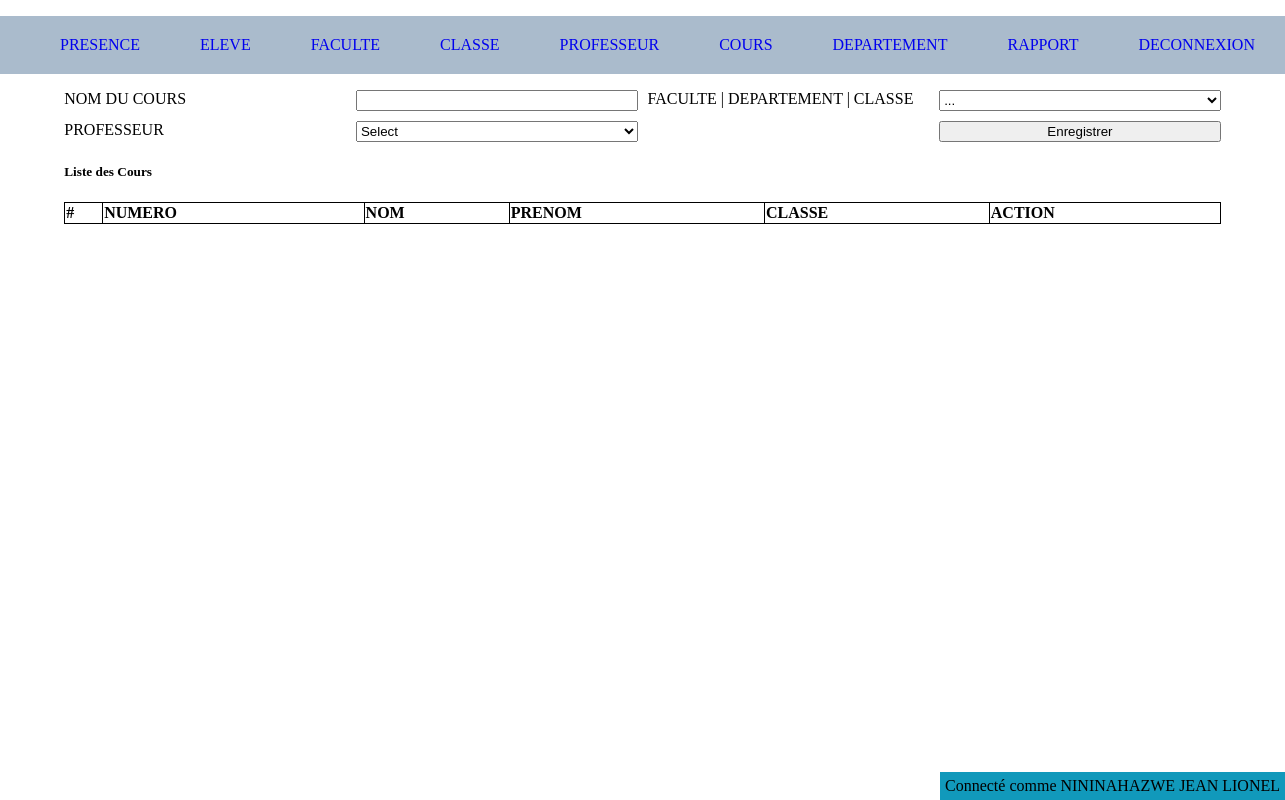
/cours.php (signed in), run on an earlier commit of the app's database.
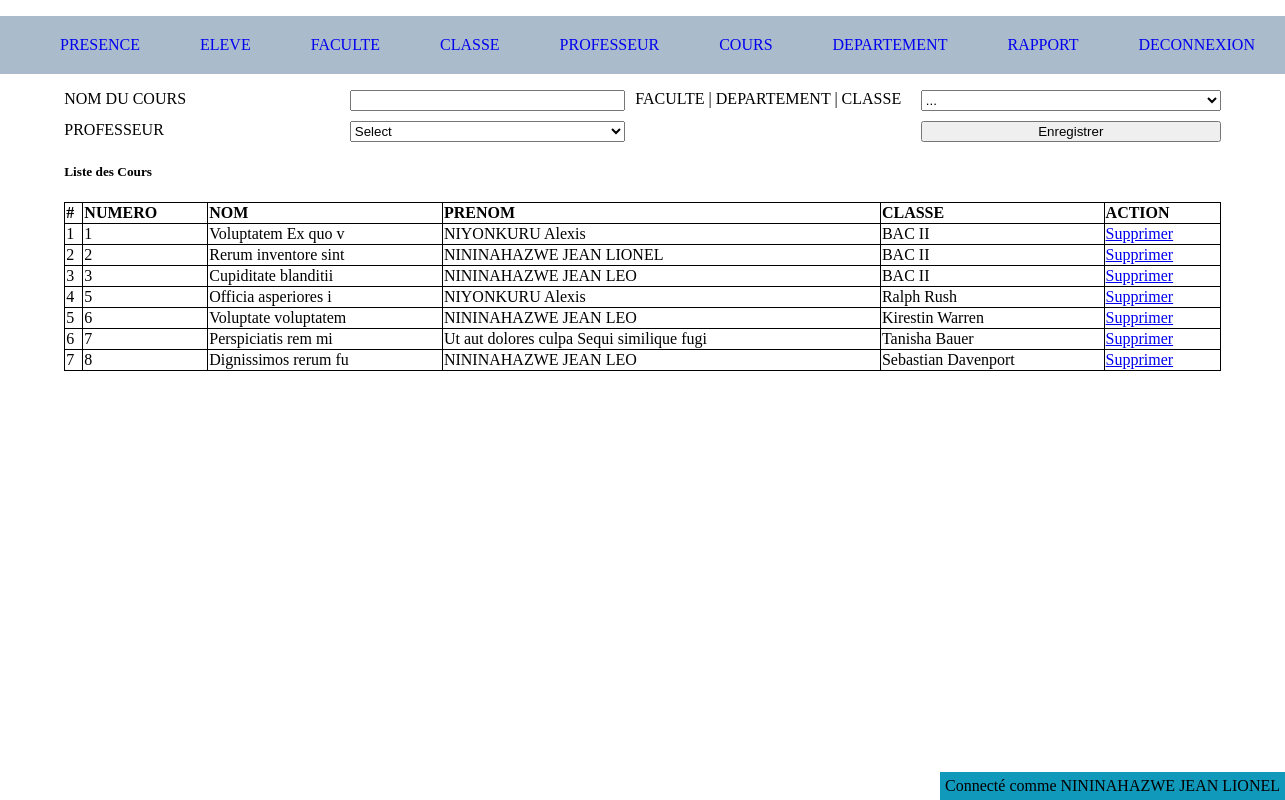
And on a later commit of the database.
### tables this page shows
CREATE TABLE `cours` (
  `id` int(11) NOT NULL,
  `name` varchar(255) NOT NULL,
  `professeur_id` int(11) NOT NULL,
  `classe_id` int(11) NOT NULL,
  `created_at` timestamp NOT NULL DEFAULT CURRENT_TIMESTAMP
);

CREATE TABLE `professeur` (
  `id` int(11) NOT NULL,
  `nom` varchar(255) NOT NULL,
  `prenom` varchar(255) NOT NULL,
  `login` varchar(255) NOT NULL,
  `password` varchar(255) NOT NULL,
  `classe_id` int(11) NOT NULL
);

CREATE TABLE `classe` (
  `id` int(11) NOT NULL,
  `departement_id` int(11) NOT NULL,
  `name` varchar(255) NOT NULL
);

### app/config.php (called while the page is built, shortened)
<?php
function getConnection(){
	try{
		$db = new PDO('mysql:host=localhost;dbname=guy_tp','jean','lion');
		 $db->setAttribute(PDO::ATTR_ERRMODE, PDO::ERRMODE_EXCEPTION);
	} catch(PDOException $e) {
	  echo "Error: " . $e->getMessage();
	  die($e);
	}
	return $db;
}
function selectAll($table){
	$query = "SELECT * FROM $table";
	$db = getConnection();
	$data = $db->query($query);
	return $data->fetchAll();
}
function getEntryInTable($table ,  $val,$column="id"){
	$key = array_search($val, array_column($table, $column));
	return $table[$key];
}

### cours.php (the view, shortened to what this page needs)
<?php
$facultes = selectAll("faculte");
$classes = selectAll("classe");
$professeurs = selectAll("professeur");
$cours = selectAll("cours");
 include "include/header.php";
?>
<div>
  <form action="" method="post">
    <div>
      <label for="">NOM DU COURS </label>
      <input type="text" name="nom"  value="<?= $eleve_name ?? "" ?>"  required="">
      <label for="">FACULTE | DEPARTEMENT | CLASSE</label>
      <select name="classe_id" required>
        <option value="">...</option>
      </select>
      <label for="">PROFESSEUR</label>
      <select  name="professeur_id" required>
      	<option option="">Select</option>
      </select>
      <label></label>
      <?php if(isset($eleve_id)): ?>
      <input type="submit" name="update" value="Modifier">
    <?php else: ?>
       <input type="submit" name="save" value="Enregistrer">
    <?php endif ?>
    </div>
  </form>
  <div>
    <h5>Liste des Cours</h5>
    <table>
      <thead>
        <tr>
          <th># </th>
          <th>NUMERO </th>
          <th>NOM</th>
          <th>PRENOM</th>
          <th>CLASSE</th>
          <th>ACTION</th>
        </tr>
      </thead>
      <tbody>
        <?php foreach ($cours  as $key => $value) : ?>
        <tr>
          <td><?= ++$key  ?></td>
          <td><?= $value['id'] ?></td>
          <td><?= $value['name'] ?></td>
          <td>
          	<?= getEntryInTable($professeurs, $value['professeur_id'])['nom'] ?>
          	<?= getEntryInTable($professeurs, $value['professeur_id'])['prenom'] ?>
          </td>
          <td>
            <?= getEntryInTable($classes, $value['id'])['name'] ?>
          </td>
          <td>
            <a href="cours.php?action=delete&&id=<?= $value['id'] ?>" onclick="return confirm('êtes-vous sûr ?')">Supprimer</a>
          </td>
        </tr>
       <?php endforeach; ?>
      </tbody>
    </table>
  </div>
</div>
<?php
  include "include/footer.php";
?>

### include/header.php (shortened to what this page needs)
<!DOCTYPE html>
<html lang="en">
<head>
	<link rel="stylesheet" type="text/css" href="asset/css/style.css">
</head>
<body>
	<div class="container">
		<nav class="no_printable">
			<ul>
				<li> <a href="presence.php">PRESENCE</a> </li>
				<li> <a href="eleve.php">ELEVE</a> </li>
				<li> <a href="faculte.php">FACULTE</a> </li>
				<li> <a href="classe.php">CLASSE</a> </li>
				<li> <a href="professeur.php">PROFESSEUR</a> </li>
				<li> <a href="cours.php">COURS</a> </li>
				<li> <a href="departement.php">DEPARTEMENT</a> </li>
				<li> <a href="rapport.php">RAPPORT</a> </li>
				<li> <a href="logout.php">DECONNEXION</a> </li>
			</ul>
		</nav>
		<div class="content">

### include/footer.php
		<div class="connected">
			<span>Connecté comme <?= $_SESSION['user']['nom'] .' '.$_SESSION['user']['prenom'] ?></span>
		</div>
		</div>
	</div>
</body>
</html>

### asset/css/style.css (style rules this page uses)
body { margin: 0; padding: 0; font-family: inherit; }
.container { margin: auto; }
.content { margin:0 5% 0 5% ; }
table { border-collapse: collapse; width: 100%; text-align: left; }
nav ul { list-style: none; background: #abc; display: grid; grid-template-columns: repeat(10, 1fr); grid-gap: 20px; }
nav ul li a { display: block; padding: 20px; text-decoration: none; }
form div { display: grid; grid-template-columns: repeat(4, 1fr); grid-gap: 10px; }
input[type="submit"] { cursor: pointer; }
.connected { position: fixed; bottom: 0; right: 0; padding: 5px; background-color: #19b; }
th, td, tr, th { border: 1px solid black; }

What changed in the data, as far as the page shows it:
added cours: id "1", name "Voluptatem Ex quo v", professeur.nom "NIYONKURU", professeur.prenom "Alexis", id.name "BAC II"
added cours: id "2", name "Rerum inventore sint", professeur.nom "NININAHAZWE", professeur.prenom "JEAN LIONEL", id.name "BAC II"
added cours: id "3", name "Cupiditate blanditii", professeur.nom "NININAHAZWE", professeur.prenom "JEAN LEO", id.name "BAC II"
added cours: id "5", name "Officia asperiores i", professeur.nom "NIYONKURU", professeur.prenom "Alexis", id.name "Ralph Rush"
added cours: id "6", name "Voluptate voluptatem", professeur.nom "NININAHAZWE", professeur.prenom "JEAN LEO", id.name "Kirestin Warren"
added cours: id "7", name "Perspiciatis rem mi", professeur.nom "Ut aut dolores culpa", professeur.prenom "Sequi similique fugi", id.name "Tanisha Bauer"
added cours: id "8", name "Dignissimos rerum fu", professeur.nom "NININAHAZWE", professeur.prenom "JEAN LEO", id.name "Sebastian Davenport"
